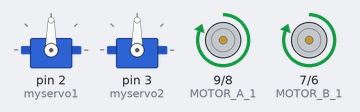
The sketch below on a simulated Arduino Uno, built with avr-gcc and run on an emulated ATmega328P. On the bench: 2 × servo, motor-driver pin pairs drawn as motors (green arrow = first pin HIGH = forward, orange = second pin HIGH = backward, longer = more drive, scaled by the enable pin).

Above: at 0.2 s.
At 1.15 s:
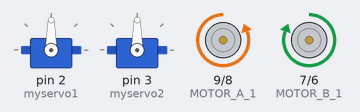
At 3.3 s:
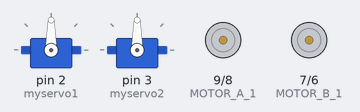
Timing chart, 0 to 4.1 s (numbered marks = the images above):
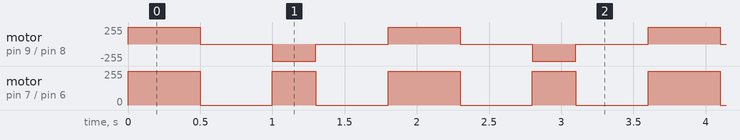

Measured:
- by itself, motor on pin 7 (MOTOR_B_1) / pin 6 (MOTOR_B_2): repeats every 1.8 s: stopped 0.50 s, forward 255/255 0.30 s, stopped 0.50 s, forward 255/255 0.50 s
- by itself, motor on pin 9 (MOTOR_A_1) / pin 8 (MOTOR_A_2): repeats every 1.8 s: stopped 0.50 s, backward 255/255 0.30 s, stopped 0.50 s, forward 255/255 0.50 s

The sketch:

servo_dc_motor_testing.ino
```cpp
#include <Servo.h>

#define MOTOR_B_EN 5
#define MOTOR_B_1 7
#define MOTOR_B_2 6

#define MOTOR_A_EN 10
#define MOTOR_A_1 9
#define MOTOR_A_2 8

Servo myservo1;
Servo myservo2;

void setup() {
  // put your setup code here, to run once:
  pinMode(MOTOR_A_1, OUTPUT);
  pinMode(MOTOR_A_2, OUTPUT);
  pinMode(MOTOR_A_EN, OUTPUT);

  pinMode(MOTOR_B_1, OUTPUT);
  pinMode(MOTOR_B_2, OUTPUT);
  pinMode(MOTOR_B_EN, OUTPUT);

  Serial.begin(9600);
  myservo1.attach(2);
  myservo2.attach(3);

}

void loop() {
  // put your main code here, to run repeatedly:

  // int val;

  // while (Serial.available() > 0) {
  //   val = Serial.parseInt();
  //   if (val != 0) {
  //     Serial.println(val);
  //     Serial.println(180-val);
  //     myservo1.write(val);
  //     myservo2.write(180-val);
  //   }
  //   delay(5);
  // }

  digitalWrite(MOTOR_A_1, HIGH);
  digitalWrite(MOTOR_A_2, LOW);
  digitalWrite(MOTOR_A_EN, 255);

  digitalWrite(MOTOR_B_1, HIGH);
  digitalWrite(MOTOR_B_2, LOW);
  digitalWrite(MOTOR_B_EN, 255);

  delay(500);

  digitalWrite(MOTOR_A_1, LOW);
  digitalWrite(MOTOR_A_2, LOW);

  digitalWrite(MOTOR_B_1, LOW);
  digitalWrite(MOTOR_B_2, LOW);

  delay(500);

  digitalWrite(MOTOR_A_1, LOW);
  digitalWrite(MOTOR_A_2, HIGH);
  digitalWrite(MOTOR_A_EN, 255);

  digitalWrite(MOTOR_B_1, HIGH);
  digitalWrite(MOTOR_B_2, LOW);
  digitalWrite(MOTOR_B_EN, 255);

  delay(300);

  digitalWrite(MOTOR_A_1, LOW);
  digitalWrite(MOTOR_A_2, LOW);

  digitalWrite(MOTOR_B_1, LOW);
  digitalWrite(MOTOR_B_2, LOW);

  delay(500);

}
```
